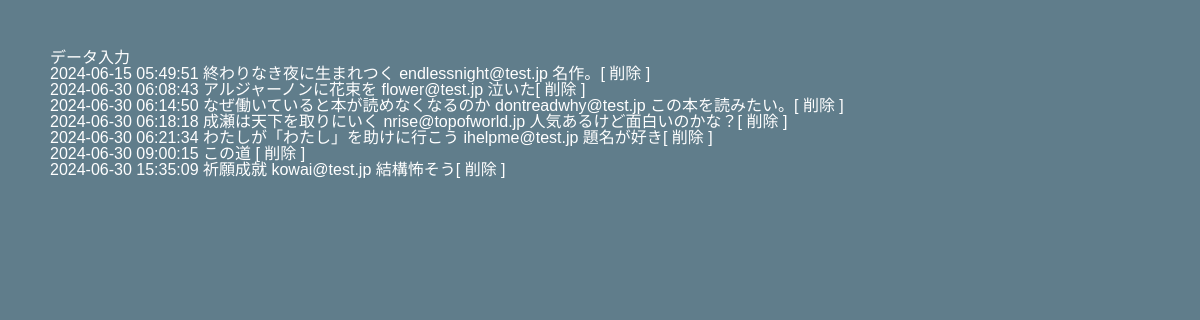
The page /select.php on the database its author committed.
### tables this page shows
CREATE TABLE `gs_bm_table` (
  `id` int(12) NOT NULL,
  `bookname` varchar(64) NOT NULL,
  `bookURL` text NOT NULL,
  `bookcomment` text NOT NULL,
  `datetime` datetime NOT NULL
);

### select.php (the view, shortened to what this page needs)
<?php
function h($str){
    return htmlspecialchars($str,ENT_QUOTES,'UTF-8');
}
try {
    $pdo = new PDO('mysql:dbname=gs_php02_kadai;charset=utf8;host=localhost','root','');
} catch (PDOException $e) {
    exit('DBConnectError:'.$e->getMessage());
}
$stmt = $pdo->prepare("SELECT * FROM gs_bm_table");
$status = $stmt->execute();
$view = "";
if ($status == false) {
    $error = $stmt->errorInfo();
    exit("ErrorQuery:".$error[2]);
} else {
    while( $result = $stmt->fetch(PDO::FETCH_ASSOC)) {
        $view .= '<p>';
        $view .= '<a href = "detail.php?id='. $result['id'] .'" >';
        $view .=h($result['datetime'] ) .'  ' .h($result['bookname']) .'  '.h($result['bookURL']) .'  '. h($result['bookcomment']);
        $view .='</a>';
        $view .= '<a href = "delete.php?id='. $result['id'] .'" >';
        $view .='[ 削除 ]';
        $view .='</a>';
        $view .= '</p>';
    }
}
?>
<!DOCTYPE html>
<html lang="ja">
<head>
</head>
<body>
    <header>
        <nav class ="navbar navbar-default" >
            <div class ="container-fluid">
                <div class ="navbar-header"><a href="index.php">データ入力</a></div>
            </div>
        </nav>
    </header>
    <div>
    <div class="container jumbotron"><?= $view ?></div>
    </div>
</body>
</html>

### select.php (style rules this page uses)
html,body,div,span,object,iframe, h1,h2,h3,h4,h5,h6,p,blockquote,pre, abbr,address,cite,code, del,dfn,em,img,ins,kbd,q,samp, small,strong,sub,sup,var, b,i, dl,dt,dd,ol,ul,li, fieldset,form,label,legend, table,caption,tbody,tfoot,thead,tr,th,td, article,aside,canvas,details,figcaption,figure, footer,header,hgroup,menu,nav,section,summary, time,mark,audio,video { margin:0; padding:0; border:0; outline:0; font-size:100%; vertical-align:baseline; background:transparent; }
body { line-height:1; }
article,aside,details,figcaption,figure, footer,header,hgroup,menu,nav,section { display: block; }
a { margin:0; padding:0; font-size:100%; vertical-align:baseline; background:transparent; }
body { padding:50px; font-size: 100%; font-family: 'ヒラギノ角ゴ Pro W3','Hiragino Kaku Gothic Pro','メイリオ',Meiryo,sans-serif; color: whitesmoke; background:#607D8B; }
a { color:white; text-decoration: none; }

### rows shown on the page
gs_bm_table: value "2024-06-15 05:49:51 終わりなき夜に生まれつく endlessnight@test.jp 名作。 [ 削除 ]"
gs_bm_table: value "2024-06-30 06:08:43 アルジャーノンに花束を flower@test.jp 泣いた [ 削除 ]"
gs_bm_table: value "2024-06-30 06:14:50 なぜ働いていると本が読めなくなるのか dontreadwhy@test.jp この本を読みたい。 [ 削除 ]"
gs_bm_table: value "2024-06-30 06:18:18 成瀬は天下を取りにいく nrise@topofworld.jp 人気あるけど面白いのかな？ [ 削除 ]"
gs_bm_table: value "2024-06-30 06:21:34 わたしが「わたし」を助けに行こう ihelpme@test.jp 題名が好き [ 削除 ]"
gs_bm_table: value "2024-06-30 09:00:15 この道 [ 削除 ]"
gs_bm_table: value "2024-06-30 15:35:09 祈願成就 kowai@test.jp 結構怖そう [ 削除 ]"
